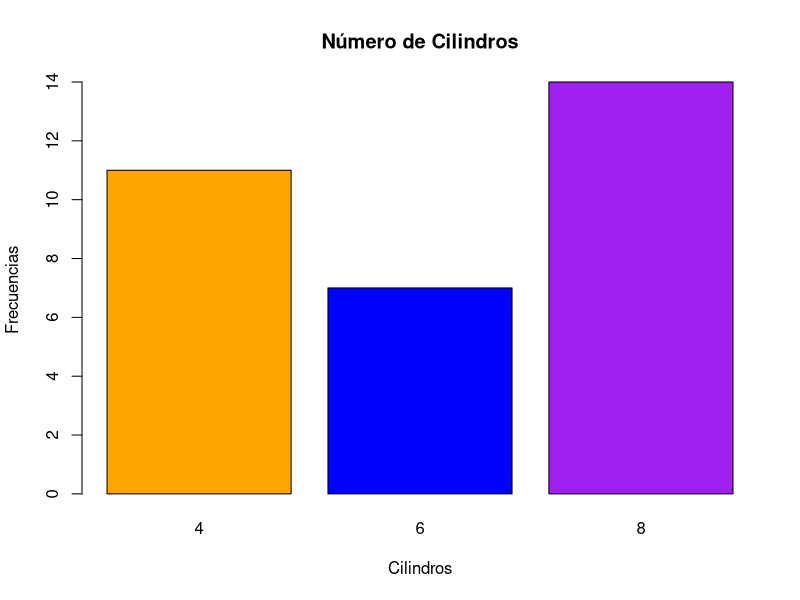
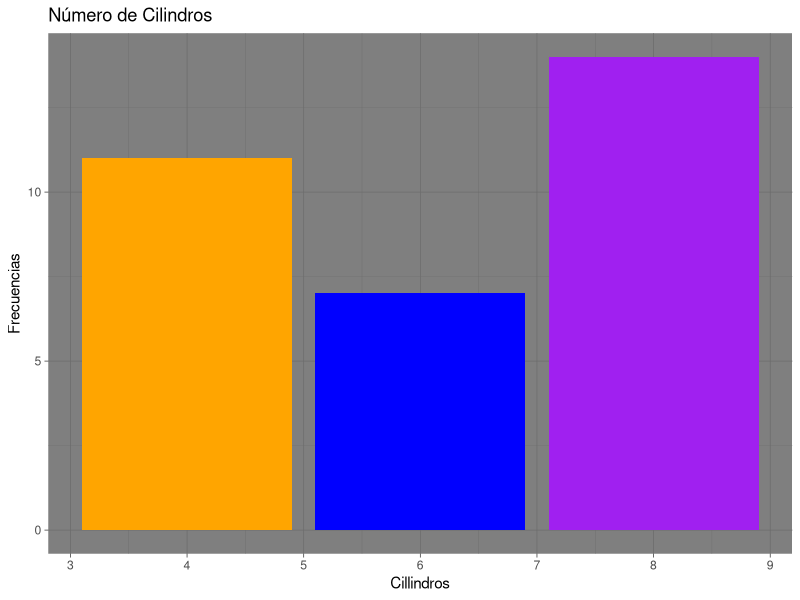
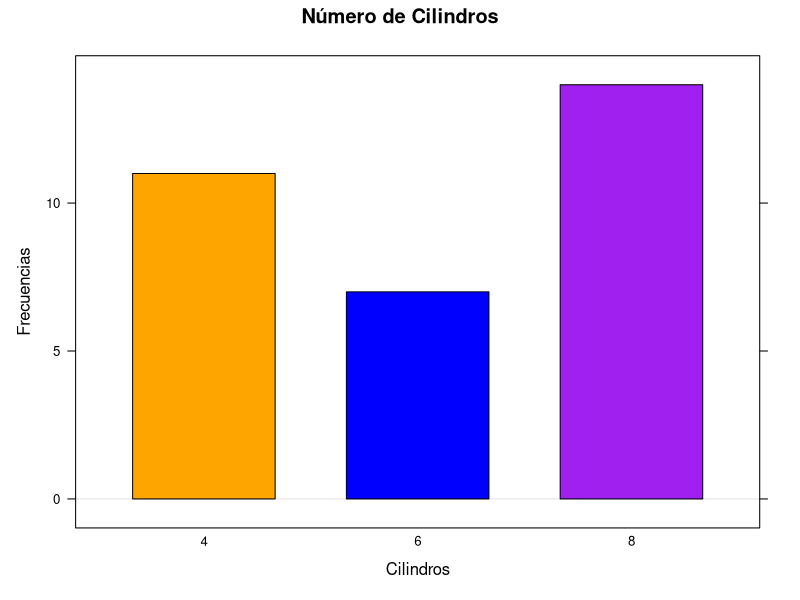
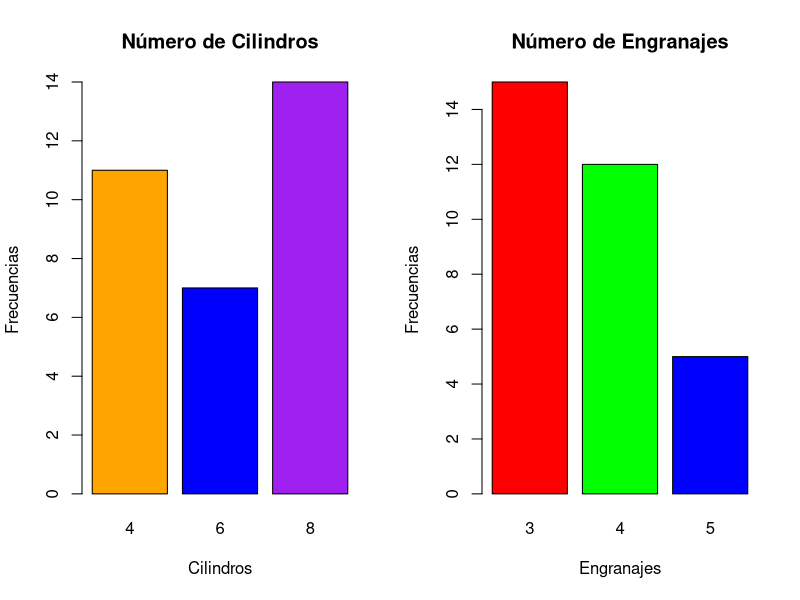

Write the R code that produced these figures, in order.
## ---- chunk 1

library(ggplot2)

library(lattice)

library(sqldf)

## ---- chunk 2

summary(mtcars)

## ---- chunk 3
summary(mtcars$cyl)

cyl_table <- sqldf("select cyl,count(cyl) as cantidad from mtcars group by cyl")

cyl_table
## ---- chunk 4
summary(mtcars$gear)

gear_table <- sqldf("select gear,count(gear) as cantidad from mtcars group by gear")

gear_table


## ---- chunk 5
x <- table(mtcars$cyl)

colores <- c("orange","blue","purple")

barplot(x,xlab="Cilindros",ylab="Frecuencias",main="Número de Cilindros",col=colores)


## ---- chunk 6

ggplot(mtcars,aes(cyl)) + geom_bar(fill=colores) + labs(x="Cillindros",y="Frecuencias",title="Número de Cilindros") + theme_dark()


## ---- chunk 7

barchart(x,xlab="Cilindros",ylab="Frecuencias",main="Número de Cilindros",col=colores,horizontal=FALSE)

## ---- chunk 8

y <- table(mtcars$gear)
par(mfrow=c(1,2))
barplot(x,xlab="Cilindros",ylab="Frecuencias",
        main="Número de Cilindros",col=colores)
barplot(y,xlab="Engranajes",ylab="Frecuencias",
        main="Número de Engranajes",col=rainbow(3))
